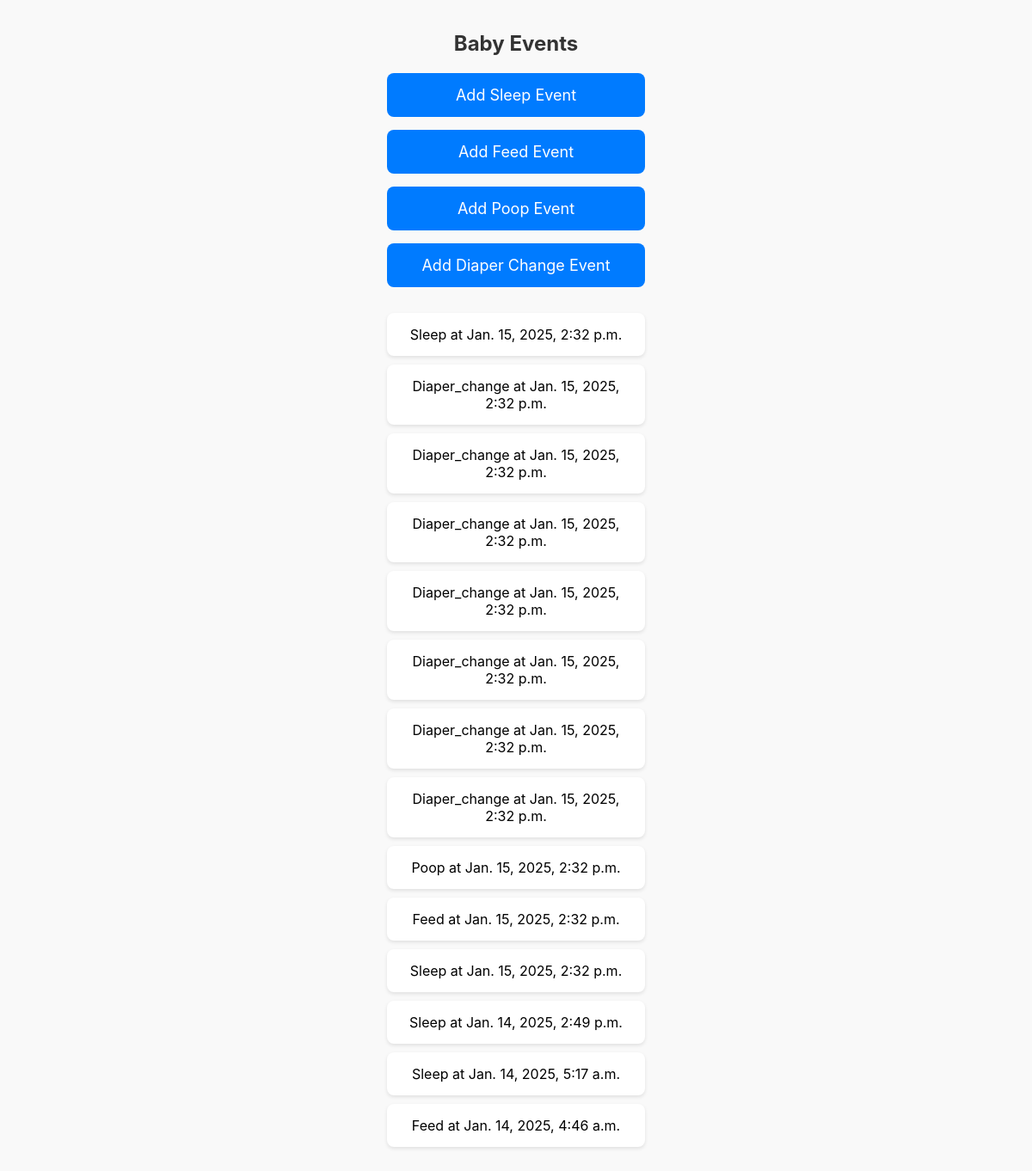
Screenshot of /monitor/events/ with the database file from the repository.
### monitor/models.py (models this page shows, shortened)
class Event(models.Model):
    EVENT_CHOICES = [
        ('sleep', 'Sleep'),
        ('feed', 'Feed'),
        ('poop', 'Poop'),
        ('diaper_change', 'Diaper Change'),
    ]
    event_type = models.CharField(max_length=50, choices=EVENT_CHOICES)
    event_time = models.DateTimeField(auto_now_add=True)
    duration = models.DurationField(null=True, blank=True)  # Optional duration for event

### monitor/views.py (the view)
# urls.py: path('events/', views.event_list, name='event_list'),
def event_list(request):
    events = Event.objects.all().order_by('-event_time')
    return render(request, 'monitor/event_list.html', {'events': events})

### monitor/templates/monitor/event_list.html (shortened to what this page needs)
<!DOCTYPE html>
<html lang="en">
<head>
</head>
<body>
    <h1>Baby Events</h1>
    <div class="button-container">
        <a href="{% url 'add_event' 'sleep' %}">Add Sleep Event</a>
        <a href="{% url 'add_event' 'feed' %}">Add Feed Event</a>
        <a href="{% url 'add_event' 'poop' %}">Add Poop Event</a>
        <a href="{% url 'add_event' 'diaper_change' %}">Add Diaper Change Event</a>
    </div>
    <ul>
        {% for event in events %}
            <li>{{ event.event_type|capfirst }} at {{ event.event_time }} {% if event.duration %}(Duration: {{ event.duration }}){% endif %}</li>
        {% endfor %}
    </ul>
</body>
</html>

### monitor/templates/monitor/event_list.html (style rules this page uses)
body { font-family: -apple-system, BlinkMacSystemFont, "Segoe UI", Roboto, "Helvetica Neue", Arial, sans-serif; background-color: #f9f9f9; margin: 0; padding: 20px; display: flex; flex-direction: column; align-items: center; justify-content: center; min-height: 100vh; text-align: center; }
h1 { color: #333; margin-bottom: 20px; font-size: 24px; }
.button-container { display: flex; flex-direction: column; gap: 15px; width: 100%; max-width: 300px; }
.button-container a { display: block; text-decoration: none; padding: 15px; color: #fff; background-color: #007BFF; border-radius: 8px; font-size: 18px; text-align: center; transition: background-color 0.3s ease; }
ul { list-style: none; padding: 0; margin-top: 20px; width: 100%; max-width: 300px; }
li { background-color: #fff; margin: 10px 0; padding: 15px; border-radius: 8px; box-shadow: 0 2px 4px rgba(0, 0, 0, 0.1); font-size: 16px; }

### rows the page displays
Event: event_type "Sleep", event_time "Jan. 15, 2025, 2:32 p.m."
Event: event_type "Diaper_change", event_time "Jan. 15, 2025, 2:32 p.m."
Event: event_type "Diaper_change", event_time "Jan. 15, 2025, 2:32 p.m."
Event: event_type "Diaper_change", event_time "Jan. 15, 2025, 2:32 p.m."
Event: event_type "Diaper_change", event_time "Jan. 15, 2025, 2:32 p.m."
Event: event_type "Diaper_change", event_time "Jan. 15, 2025, 2:32 p.m."
Event: event_type "Diaper_change", event_time "Jan. 15, 2025, 2:32 p.m."
Event: event_type "Diaper_change", event_time "Jan. 15, 2025, 2:32 p.m."
Event: event_type "Poop", event_time "Jan. 15, 2025, 2:32 p.m."
Event: event_type "Feed", event_time "Jan. 15, 2025, 2:32 p.m."
Event: event_type "Sleep", event_time "Jan. 15, 2025, 2:32 p.m."
Event: event_type "Sleep", event_time "Jan. 14, 2025, 2:49 p.m."
Event: event_type "Sleep", event_time "Jan. 14, 2025, 5:17 a.m."
Event: event_type "Feed", event_time "Jan. 14, 2025, 4:46 a.m."
